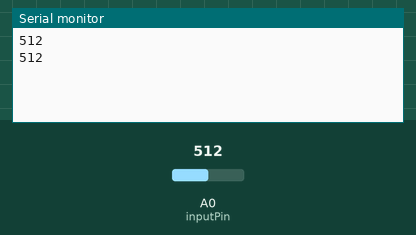
A sketch run on a simulated Arduino Uno, built with avr-gcc and run on an emulated ATmega328P. On the bench: the last lines printed to the serial monitor. The inputs (shaded band) are chosen by the test bench; at power-on: A0 (inputPin) = 512.

Above: at 1.8 s.
1.9 s: A0 (inputPin) set to 716
At 2.4 s:
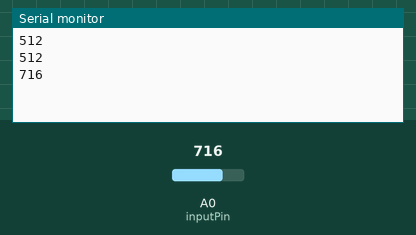
3.4 s: A0 (inputPin) set to 900
At 4.8 s:
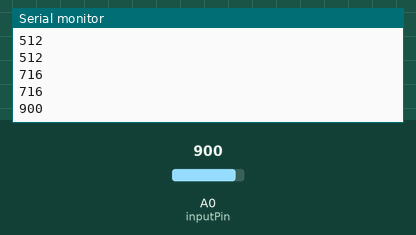
Timing chart, 0 to 6.4 s (numbered marks = the images above; inputs shaded):
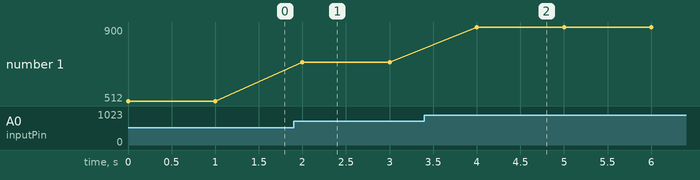

The sketch:

exp2_potentiometer.ino
```cpp
// (licence header left out)
//define analog input pin
int inputPin = A0;

void setup() {
  // put your setup code here, to run once:
  Serial.begin(9600);
}

void loop() {
  // put your main code here, to run repeatedly:
  int valueRead = analogRead(inputPin);
  //write value
  Serial.println(valueRead);
  //wait 1 second
  delay(1000);
}
```

Measured:
- after the input at 1.9 s, the serial monitor: prints a new line after 0.10 s (image 1)
- after the input at 3.4 s, the serial monitor: prints a new line after 0.60 s (image 2)
- plotted number 1: 512 → 716 after the input at 1.9 s, 716 → 900 after the input at 3.4 s
